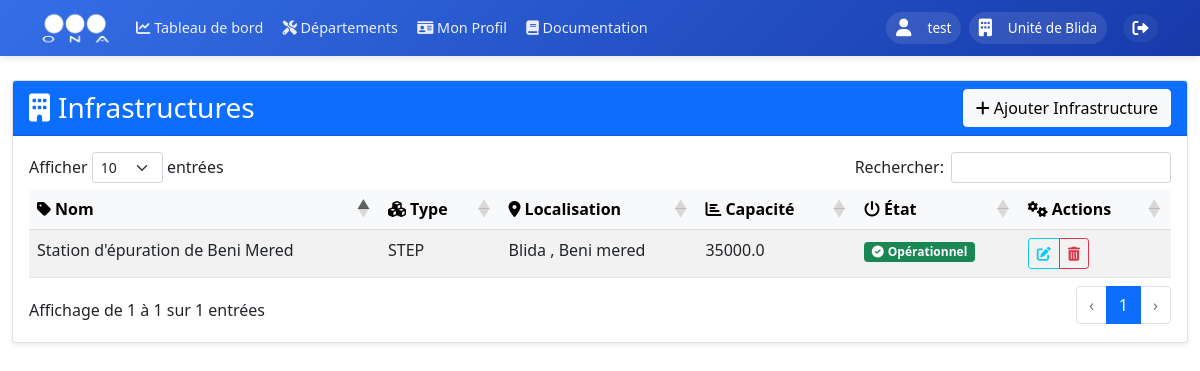
The app's page /departements/infrastructures (signed in) with its own data.
### models.py (models this page shows, shortened)
class User(UserMixin, db.Model):
    __tablename__ = 'users'
    id = db.Column(db.Integer, primary_key=True)
    username = db.Column(db.String(80), unique=True, nullable=False, index=True)
    nickname = db.Column(db.String(80), index=True)
    email = db.Column(db.String(120), unique=True, nullable=True, index=True)
    password_hash = db.Column(db.String(128))
    role = db.Column(db.String(20), nullable=False, default=UserRole.UTILISATEUR, index=True)
    is_active = db.Column(db.Boolean, default=True, index=True)
    last_login = db.Column(db.DateTime, index=True)
    unit_id = db.Column(db.Integer, db.ForeignKey('units.id', ondelete='SET NULL'), nullable=True, index=True)
    zone_id = db.Column(db.Integer, db.ForeignKey('zones.id', ondelete='SET NULL'), nullable=True, index=True)
    created_at = db.Column(db.DateTime, default=datetime.utcnow, index=True)
    updated_at = db.Column(db.DateTime, default=datetime.utcnow, onupdate=datetime.utcnow, index=True)
    profile = db.relationship('UserProfile', backref='user', uselist=False, lazy=True, cascade='all, delete-orphan')
    incidents = db.relationship('Incident', backref='author', lazy=True)

class Unit(db.Model):
    __tablename__ = 'units'
    id = db.Column(db.Integer, primary_key=True)
    name = db.Column(db.String(100), nullable=False, index=True)
    code = db.Column(db.String(10), unique=True, nullable=False, index=True)
    email = db.Column(db.String(120), unique=True, nullable=True)
    phone = db.Column(db.String(20), nullable=True)
    description = db.Column(db.Text)
    address = db.Column(db.String(200))
    zone_id = db.Column(db.Integer, db.ForeignKey('zones.id', ondelete='CASCADE'), nullable=False, index=True)
    director_id = db.Column(db.Integer, db.ForeignKey('users.id'), nullable=True)
    centers = db.relationship('Center', backref='unit', lazy='joined', cascade='all, delete-orphan')
    users = db.relationship('User', backref='assigned_unit', lazy=True, foreign_keys='User.unit_id')
    director = db.relationship('User', foreign_keys=[director_id], backref='directed_unit', lazy=True)
    incidents = db.relationship('Incident', backref='unit', lazy=True)
    created_at = db.Column(db.DateTime, default=datetime.utcnow, index=True)
    updated_at = db.Column(db.DateTime, default=datetime.utcnow, onupdate=datetime.utcnow, index=True)

class Infrastructure(db.Model):
    __tablename__ = 'infrastructures'
    id = db.Column(db.Integer, primary_key=True)
    nom = db.Column(db.String(200), nullable=False, index=True)
    type = db.Column(db.String(100), nullable=False, index=True)
    localisation = db.Column(db.String(200), nullable=False)
    capacite = db.Column(db.Float, nullable=False)
    etat = db.Column(db.String(50), nullable=False, default='Opérationnel', index=True)
    created_at = db.Column(db.DateTime, default=datetime.utcnow, index=True)
    updated_at = db.Column(db.DateTime, default=datetime.utcnow, onupdate=datetime.utcnow, index=True)

### routes/infrastructures.py (the view)
@infrastructures.route('/infrastructures', methods=['GET'])
@login_required
def list_infrastructures():
    try:
        infrastructures = Infrastructure.query.all()
        return render_template('departement/exploitation/infrastructures/infrastructures.html',
                               infrastructures=infrastructures)
    except SQLAlchemyError as e:
        db.session.rollback()
        logger.error(f"Error listing infrastructures: {str(e)}")
        return jsonify({'error': str(e)}), 500

### app.py (called while the page is built)
@login_manager.user_loader
def load_user(user_id):
    return db.session.get(User, int(user_id))

### templates/departement/exploitation/infrastructures/infrastructures.html (shortened to what this page needs)
{% extends "departement/exploitation.html" %}
{% block content %}
<div class="container-fluid mt-4">
    <div class="card shadow-sm">
        <div class="card-header bg-primary text-white d-flex justify-content-between align-items-center">
            <h3 class="card-title mb-0 d-flex align-items-center">
                <i class="fas fa-building me-2"></i>Infrastructures
            </h3>
            <button type="button" class="btn btn-light" data-bs-toggle="modal" data-bs-target="#infrastructureModal">
                <i class="fas fa-plus me-1"></i>Ajouter Infrastructure
            </button>
        </div>
        <div class="card-body">
            <table id="infrastructuresTable" class="table table-hover table-striped">
                <thead class="table-light">
                    <tr>
                        <th><i class="fas fa-tag me-1"></i>Nom</th>
                        <th><i class="fas fa-cubes me-1"></i>Type</th>
                        <th><i class="fas fa-map-marker-alt me-1"></i>Localisation</th>
                        <th><i class="fas fa-chart-bar me-1"></i>Capacité</th>
                        <th><i class="fas fa-power-off me-1"></i>État</th>
                        <th><i class="fas fa-cogs me-1"></i>Actions</th>
                    </tr>
                </thead>
                <tbody>
                    {% for infrastructure in infrastructures %}
                    <tr class="infrastructure-row" data-id="{{ infrastructure.id }}" style="cursor: pointer;">
                        <td>{{ infrastructure.nom }}</td>
                        <td>{{ infrastructure.type }}</td>
                        <td>{{ infrastructure.localisation }}</td>
                        <td>{{ infrastructure.capacite }}</td>
                        <td>
                            {% if infrastructure.etat == 'OPERATIONNEL' %}
                            <span class="badge bg-success"><i class="fas fa-check-circle me-1"></i>Opérationnel</span>
                            {% elif infrastructure.etat == 'MAINTENANCE' %}
                            <span class="badge bg-warning"><i class="fas fa-wrench me-1"></i>En maintenance</span>
                            {% elif infrastructure.etat == 'PANNE' %}
                            <span class="badge bg-danger"><i class="fas fa-exclamation-triangle me-1"></i>En panne</span>
                            {% else %}
                            <span class="badge bg-secondary">{{ infrastructure.etat }}</span>
                            {% endif %}
                        </td>
                        <td>
                            <div class="btn-group" role="group">
                                <button class="btn btn-sm btn-outline-info" title="Éditer">
                                    <i class="fas fa-edit"></i>
                                </button>
                                <button class="btn btn-sm btn-outline-danger delete-infrastructure" data-id="{{ infrastructure.id }}" title="Supprimer">
                                    <i class="fas fa-trash-alt"></i>
                                </button>
                            </div>
                        </td>
                    </tr>
                    {% endfor %}
                </tbody>
            </table>
        </div>
    </div>
</div>
{% endblock %}

### templates/base/base.html (shortened to what this page needs)
<!DOCTYPE html>
<html lang="fr" dir="ltr">
<head>
    <link href="https://cdn.jsdelivr.net/npm/bootstrap@5.1.3/dist/css/bootstrap.min.css" rel="stylesheet">
    <link href="https://cdnjs.cloudflare.com/ajax/libs/font-awesome/6.0.0/css/all.min.css" rel="stylesheet">
    <link rel="stylesheet" href="https://unpkg.com/leaflet@1.9.4/dist/leaflet.css" />
    <link rel="stylesheet" href="https://cdn.datatables.net/1.11.5/css/dataTables.bootstrap5.min.css">
</head>
<body>
    <nav class="navbar navbar-expand-lg sticky-top">
        <div class="container">
            <a class="navbar-brand" href="{{ url_for('main_dashboard.dashboard') }}">
                <img src="{{ url_for('static', filename='images/ona_logo.png') }}" alt="ONA">
            </a>
            <div class="collapse navbar-collapse" id="navbarNav">
                <ul class="navbar-nav me-auto mb-2 mb-lg-0">
                    <li class="nav-item">
                        <a class="nav-link" href="{{ url_for('main_dashboard.dashboard') }}">
                            <i class="fas fa-chart-line"></i>
                            <span>Tableau de bord</span>
                        </a>
                    </li>
                    <li class="nav-item">
                        <a class="nav-link" href="{{ url_for('departements') }}">
                            <i class="fas fa-tools"></i>
                            <span>Départements</span>
                        </a>
                    </li>
                    {% if current_user.is_authenticated %}
                    <li class="nav-item">
                        <a class="nav-link" href="{{ url_for('profiles.view_profile') }}">
                            <i class="fas fa-id-card"></i>
                            <span>Mon Profil</span>
                        </a>
                    </li>
                    {% endif %}
                    <li class="nav-item">
                        <a class="nav-link {% if active_page == 'documentation' %}active{% endif %}" href="{{ url_for('documentation.view_documentation') }}">
                            <i class="fas fa-book"></i> Documentation
                        </a>
                    </li>
                </ul>
                <div class="user-section">
                    <div class="d-flex align-items-center">
                        {% if current_user.is_authenticated %}
                            <div class="user-info">
                                <i class="fas fa-user me-2"></i>
                                <span>
                                    {% if current_user.nickname %}
                                        {{ current_user.nickname }}
                                    {% else %}
                                        {{ current_user.username }}
                                    {% endif %}
                                </span>
                            </div>
                            {% if current_user.assigned_unit %}
                            <div class="user-info">
                                <i class="fas fa-building me-2"></i>
                                <span>{{ current_user.assigned_unit.name }}</span>
                            </div>
                            {% endif %}
                            <a href="{{ url_for('auth.logout') }}" class="logout-btn text-white text-decoration-none ms-2" title="Déconnexion">
                                <i class="fas fa-sign-out-alt"></i>
                            </a>
                        {% else %}
                            <a href="{{ url_for('auth.login') }}" class="btn btn-light">Connexion</a>
                        {% endif %}
                    </div>
                </div>
            </div>
        </div>
    </nav>
    {% block content %}{% endblock %}
</body>
</html>

### templates/base/base.html (style rules this page uses)
:root { --ona-primary: #356ee7; --ona-secondary: #173aaa; --ona-accent: #95C11F; --ona-dark: #2b2d42; --ona-light: #f8f9fa; --transition: all 0.3s ease-in-out; }
.navbar { background: linear-gradient(135deg, var(--ona-primary) 0%, var(--ona-secondary) 100%); box-shadow: 0 2px 8px rgba(0, 0, 0, 0.1); padding: 0.75rem 0; position: sticky; top: 0; z-index: 1000; height: 56px; }
.navbar-brand { display: flex; align-items: center; padding: 0; margin-right: 2rem; }
.navbar-brand img { height: 40px; width: auto; transition: var(--transition); filter: brightness(0) invert(1); }
.nav-link { color: rgba(255, 255, 255, 0.9) !important; padding: 0.5rem 1rem !important; border-radius: 50px; transition: var(--transition); font-weight: 500; }
.user-info { color: white; display: flex; align-items: center; gap: 0.5rem; padding: 0.5rem 1rem; border-radius: 50px; background: rgba(255, 255, 255, 0.1); margin-right: 1rem; }
.user-info i { font-size: 1.1rem; }
.logout-btn { color: rgba(255, 255, 255, 0.9); padding: 0.5rem 1rem; border-radius: 50px; text-decoration: none; transition: var(--transition); display: flex; align-items: center; gap: 0.5rem; background: rgba(255, 255, 255, 0.05); }
@media (max-width: 1366px) { .navbar { padding: 0.5rem 0; } }
@media (max-width: 1366px) { .navbar-brand img { height: 35px; } }
@media (max-width: 1366px) { .nav-link { padding: 0.4rem 0.8rem !important; font-size: 0.95rem; } }
@media (max-width: 1366px) { .user-info { padding: 0.4rem 0.8rem; font-size: 0.9rem; } }
@media (max-width: 1366px) { .logout-btn { padding: 0.4rem 0.8rem; } }
@media (max-width: 1200px) { .navbar-brand { margin-right: 1rem; } }
@media (max-width: 1200px) { .nav-link { padding: 0.35rem 0.6rem !important; font-size: 0.9rem; } }
@media (max-width: 1200px) { .user-info { padding: 0.35rem 0.6rem; font-size: 0.85rem; margin-right: 0.5rem; } }
@media (max-width: 1200px) { .logout-btn { padding: 0.35rem 0.6rem; } }
.container-fluid { padding-top: 0; margin-top: 0; }

### records on screen
User: nickname "test"
Unit: assigned_unit.name "Unité de Blida"
Infrastructure: nom "Station d'épuration de Beni Mered", type "STEP", localisation "Blida , Beni mered", capacite "35000.0", etat "OPERATIONNEL" (drawn)
